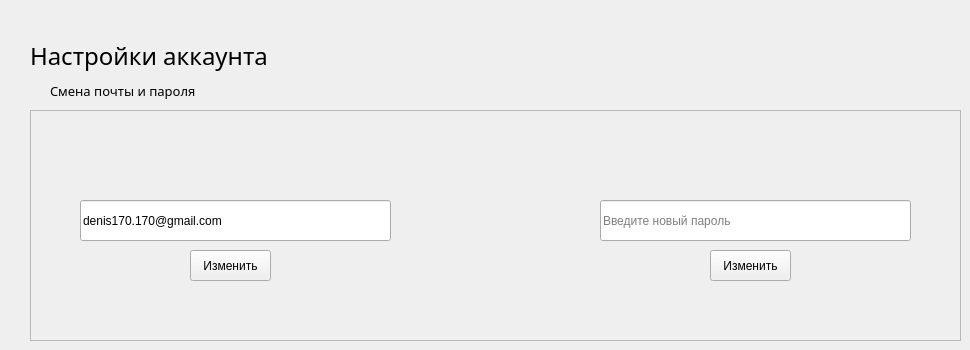
    <widget class="QWidget" name="change_page">
     <widget class="QFrame" name="change_object">
      <property name="geometry">
       <rect>
        <x>30</x>
        <y>110</y>
        <width>931</width>
        <height>231</height>
       </rect>
      </property>
      <property name="frameShape">
       <enum>QFrame::StyledPanel</enum>
      </property>
      <property name="frameShadow">
       <enum>QFrame::Raised</enum>
      </property>
      <widget class="QLabel" name="email_icon">
       <property name="geometry">
        <rect>
         <x>190</x>
         <y>50</y>
         <width>31</width>
         <height>31</height>
        </rect>
       </property>
       <property name="font">
        <font>
         <family>Bahnschrift Light</family>
         <pointsize>10</pointsize>
         <underline>true</underline>
        </font>
       </property>
       <property name="styleSheet">
        <string notr="true"/>
       </property>
       <property name="text">
        <string/>
       </property>
       <property name="pixmap">
        <pixmap>../../icons/change_mail.png</pixmap>
       </property>
       <property name="scaledContents">
        <bool>true</bool>
       </property>
       <property name="alignment">
        <set>Qt::AlignCenter</set>
       </property>
      </widget>
      <widget class="QLineEdit" name="password_entry">
       <property name="geometry">
        <rect>
         <x>570</x>
         <y>90</y>
         <width>311</width>
         <height>41</height>
        </rect>
       </property>
       <property name="placeholderText">
        <string>Введите новый пароль</string>
       </property>
      </widget>
      <widget class="QLabel" name="password_icon">
       <property name="geometry">
        <rect>
         <x>710</x>
         <y>50</y>
         <width>31</width>
         <height>31</height>
        </rect>
       </property>
       <property name="font">
        <font>
         <family>Bahnschrift Light</family>
         <pointsize>10</pointsize>
         <underline>true</underline>
        </font>
       </property>
       <property name="styleSheet">
        <string notr="true"/>
       </property>
       <property name="text">
        <string/>
       </property>
       <property name="pixmap">
        <pixmap>../../icons/change_password.png</pixmap>
       </property>
       <property name="scaledContents">
        <bool>true</bool>
       </property>
       <property name="alignment">
        <set>Qt::AlignCenter</set>
       </property>
      </widget>
      <widget class="QLineEdit" name="email_entry">
       <property name="geometry">
        <rect>
         <x>50</x>
         <y>90</y>
         <width>311</width>
         <height>41</height>
        </rect>
       </property>
       <property name="text">
        <string>denis170.170@gmail.com</string>
       </property>
      </widget>
      <widget class="QPushButton" name="email_change">
       <property name="geometry">
        <rect>
         <x>160</x>
         <y>140</y>
         <width>81</width>
         <height>31</height>
        </rect>
       </property>
       <property name="text">
        <string>Изменить</string>
       </property>
      </widget>
      <widget class="QPushButton" name="password_change">
       <property name="geometry">
        <rect>
         <x>680</x>
         <y>140</y>
         <width>81</width>
         <height>31</height>
        </rect>
       </property>
       <property name="text">
        <string>Изменить</string>
       </property>
      </widget>
     </widget>
     <widget class="QLabel" name="settings_user_title">
      <property name="geometry">
       <rect>
        <x>30</x>
        <y>30</y>
        <width>281</width>
        <height>51</height>
       </rect>
      </property>
      <property name="font">
       <font>
        <family>Bahnschrift Light</family>
        <pointsize>18</pointsize>
       </font>
      </property>
      <property name="text">
       <string>Настройки аккаунта</string>
      </property>
     </widget>
     <widget class="QLabel" name="settings_user_subtitle">
      <property name="geometry">
       <rect>
        <x>50</x>
        <y>80</y>
        <width>191</width>
        <height>21</height>
       </rect>
      </property>
      <property name="font">
       <font>
        <family>Bahnschrift Light</family>
        <pointsize>10</pointsize>
       </font>
      </property>
      <property name="text">
       <string>Смена почты и пароля</string>
      </property>
     </widget>
    </widget>
